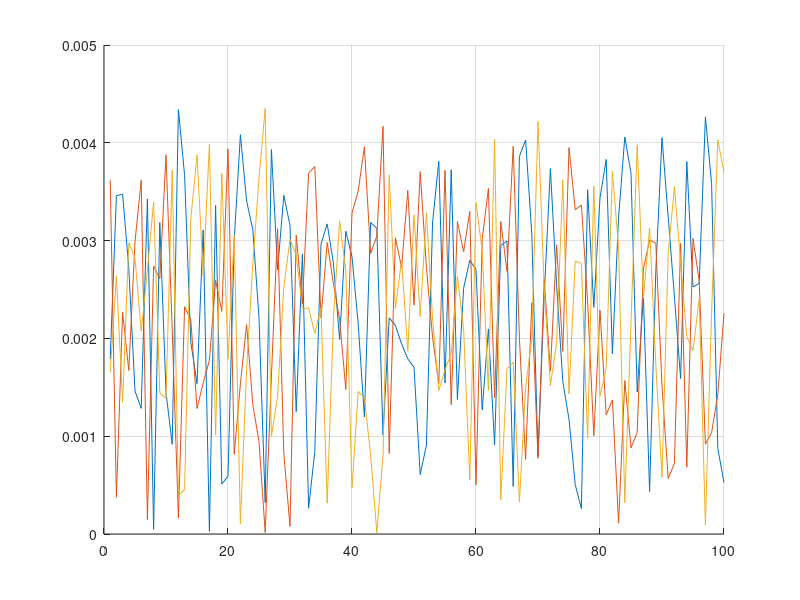
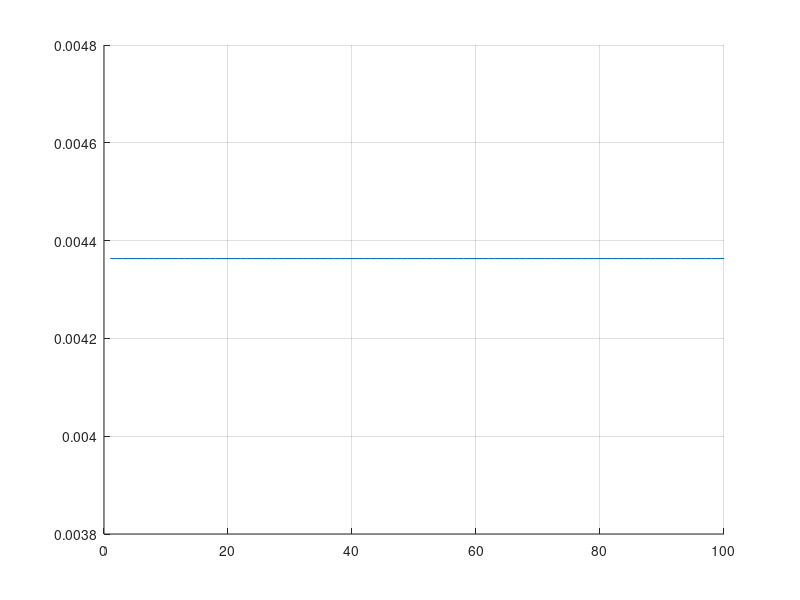

Here is the MATLAB script that generated these plots, in order:
% compare what an MRP error of 1 deg is 
N = 100;
p = zeros(3,N);
for ii = 1:N
    v = rand(3,1);
    n = v./norm(v);
    p(:,ii) = n * tan(pi/180/4);
end 
figure; grid on; hold on; plot(p')
figure; grid on; hold on; plot(vecnorm(p))